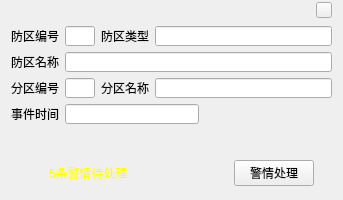
<?xml version="1.0" encoding="UTF-8"?>
<ui version="4.0">
 <class>PopWidget</class>
 <widget class="QWidget" name="PopWidget">
  <property name="geometry">
   <rect>
    <x>0</x>
    <y>0</y>
    <width>343</width>
    <height>200</height>
   </rect>
  </property>
  <property name="maximumSize">
   <size>
    <width>16777215</width>
    <height>200</height>
   </size>
  </property>
  <property name="windowTitle">
   <string>Form</string>
  </property>
  <layout class="QVBoxLayout" name="verticalLayout_4">
   <property name="topMargin">
    <number>0</number>
   </property>
   <item>
    <layout class="QVBoxLayout" name="verticalLayout_3">
     <item>
      <layout class="QHBoxLayout" name="horizontalLayout_10">
       <item>
        <spacer name="horizontalSpacer_3">
         <property name="orientation">
          <enum>Qt::Horizontal</enum>
         </property>
         <property name="sizeHint" stdset="0">
          <size>
           <width>40</width>
           <height>20</height>
          </size>
         </property>
        </spacer>
       </item>
       <item>
        <widget class="CPushButton" name="pushButton">
         <property name="maximumSize">
          <size>
           <width>16</width>
           <height>16</height>
          </size>
         </property>
         <property name="text">
          <string/>
         </property>
        </widget>
       </item>
      </layout>
     </item>
     <item>
      <layout class="QVBoxLayout" name="verticalLayout_2">
       <item>
        <layout class="QVBoxLayout" name="verticalLayout">
         <item>
          <layout class="QHBoxLayout" name="horizontalLayout_3">
           <item>
            <layout class="QHBoxLayout" name="horizontalLayout">
             <item>
              <widget class="QLabel" name="label">
               <property name="text">
                <string>防区编号</string>
               </property>
              </widget>
             </item>
             <item>
              <widget class="QLineEdit" name="alarmNumLineEdit">
               <property name="sizePolicy">
                <sizepolicy hsizetype="Fixed" vsizetype="Fixed">
                 <horstretch>0</horstretch>
                 <verstretch>0</verstretch>
                </sizepolicy>
               </property>
               <property name="minimumSize">
                <size>
                 <width>30</width>
                 <height>20</height>
                </size>
               </property>
               <property name="maximumSize">
                <size>
                 <width>30</width>
                 <height>16777215</height>
                </size>
               </property>
              </widget>
             </item>
            </layout>
           </item>
           <item>
            <layout class="QHBoxLayout" name="horizontalLayout_7">
             <item>
              <widget class="QLabel" name="label_4">
               <property name="text">
                <string>防区类型</string>
               </property>
              </widget>
             </item>
             <item>
              <widget class="QLineEdit" name="alarmTypeLineEdit">
               <property name="minimumSize">
                <size>
                 <width>0</width>
                 <height>20</height>
                </size>
               </property>
              </widget>
             </item>
            </layout>
           </item>
          </layout>
         </item>
         <item>
          <layout class="QHBoxLayout" name="horizontalLayout_2">
           <item>
            <widget class="QLabel" name="label_3">
             <property name="text">
              <string>防区名称</string>
             </property>
            </widget>
           </item>
           <item>
            <widget class="QLineEdit" name="alarmNameLineEdit">
             <property name="minimumSize">
              <size>
               <width>0</width>
               <height>20</height>
              </size>
             </property>
            </widget>
           </item>
          </layout>
         </item>
         <item>
          <layout class="QHBoxLayout" name="horizontalLayout_4">
           <item>
            <layout class="QHBoxLayout" name="horizontalLayout_5">
             <item>
              <widget class="QLabel" name="label_5">
               <property name="text">
                <string>分区编号</string>
               </property>
              </widget>
             </item>
             <item>
              <widget class="QLineEdit" name="partNumLineEdit">
               <property name="sizePolicy">
                <sizepolicy hsizetype="Fixed" vsizetype="Fixed">
                 <horstretch>0</horstretch>
                 <verstretch>0</verstretch>
                </sizepolicy>
               </property>
               <property name="minimumSize">
                <size>
                 <width>30</width>
                 <height>20</height>
                </size>
               </property>
               <property name="maximumSize">
                <size>
                 <width>30</width>
                 <height>16777215</height>
                </size>
               </property>
              </widget>
             </item>
            </layout>
           </item>
           <item>
            <layout class="QHBoxLayout" name="horizontalLayout_6">
             <item>
              <widget class="QLabel" name="label_6">
               <property name="text">
                <string>分区名称</string>
               </property>
              </widget>
             </item>
             <item>
              <widget class="QLineEdit" name="partNameineEdit">
               <property name="minimumSize">
                <size>
                 <width>0</width>
                 <height>20</height>
                </size>
               </property>
              </widget>
             </item>
            </layout>
           </item>
          </layout>
         </item>
         <item>
          <layout class="QHBoxLayout" name="horizontalLayout_8">
           <item>
            <widget class="QLabel" name="label_2">
             <property name="text">
              <string>事件时间</string>
             </property>
            </widget>
           </item>
           <item>
            <widget class="QLineEdit" name="timeLineEdit">
             <property name="minimumSize">
              <size>
               <width>0</width>
               <height>20</height>
              </size>
             </property>
            </widget>
           </item>
           <item>
            <spacer name="horizontalSpacer_2">
             <property name="orientation">
              <enum>Qt::Horizontal</enum>
             </property>
             <property name="sizeHint" stdset="0">
              <size>
               <width>40</width>
               <height>20</height>
              </size>
             </property>
            </spacer>
           </item>
          </layout>
         </item>
        </layout>
       </item>
       <item>
        <spacer name="verticalSpacer">
         <property name="orientation">
          <enum>Qt::Vertical</enum>
         </property>
         <property name="sizeHint" stdset="0">
          <size>
           <width>20</width>
           <height>40</height>
          </size>
         </property>
        </spacer>
       </item>
       <item>
        <layout class="QHBoxLayout" name="horizontalLayout_9">
         <property name="spacing">
          <number>6</number>
         </property>
         <property name="rightMargin">
          <number>18</number>
         </property>
         <item>
          <widget class="QLabel" name="label_7">
           <property name="minimumSize">
            <size>
             <width>32</width>
             <height>32</height>
            </size>
           </property>
           <property name="maximumSize">
            <size>
             <width>32</width>
             <height>32</height>
            </size>
           </property>
           <property name="styleSheet">
            <string notr="true">background-image: url(:/image/tishi.png);</string>
           </property>
           <property name="text">
            <string/>
           </property>
          </widget>
         </item>
         <item>
          <widget class="QLabel" name="warmLabel">
           <property name="styleSheet">
            <string notr="true">color: rgb(255, 255, 0);
font: 12pt &quot;黑体&quot;;</string>
           </property>
           <property name="text">
            <string>5条警情待处理</string>
           </property>
          </widget>
         </item>
         <item>
          <spacer name="horizontalSpacer">
           <property name="orientation">
            <enum>Qt::Horizontal</enum>
           </property>
           <property name="sizeHint" stdset="0">
            <size>
             <width>40</width>
             <height>20</height>
            </size>
           </property>
          </spacer>
         </item>
         <item>
          <widget class="QPushButton" name="handlePushButton">
           <property name="text">
            <string>警情处理</string>
           </property>
          </widget>
         </item>
        </layout>
       </item>
      </layout>
     </item>
    </layout>
   </item>
  </layout>
 </widget>
 <customwidgets>
  <customwidget>
   <class>CPushButton</class>
   <extends>QPushButton</extends>
   <header location="global">D:\git\l110\customContro\cpushbutton.h</header>
  </customwidget>
 </customwidgets>
 <resources/>
 <connections/>
</ui>
